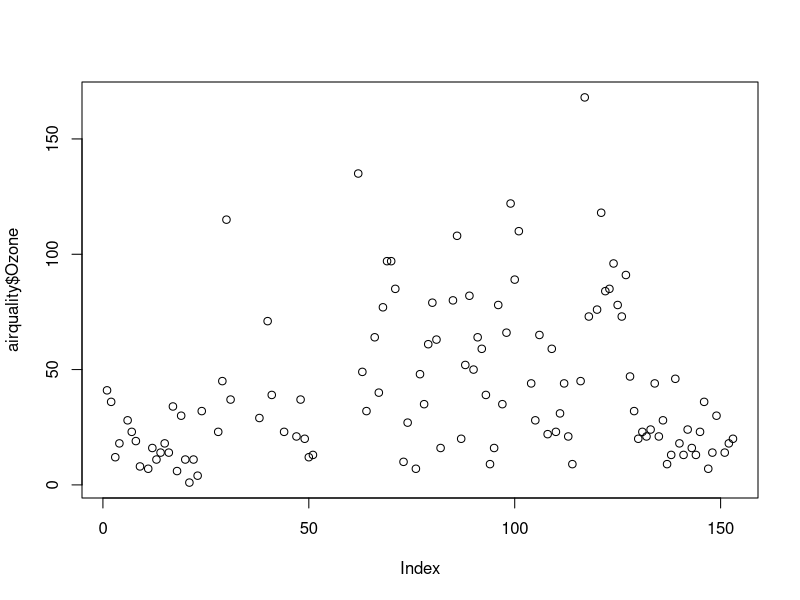
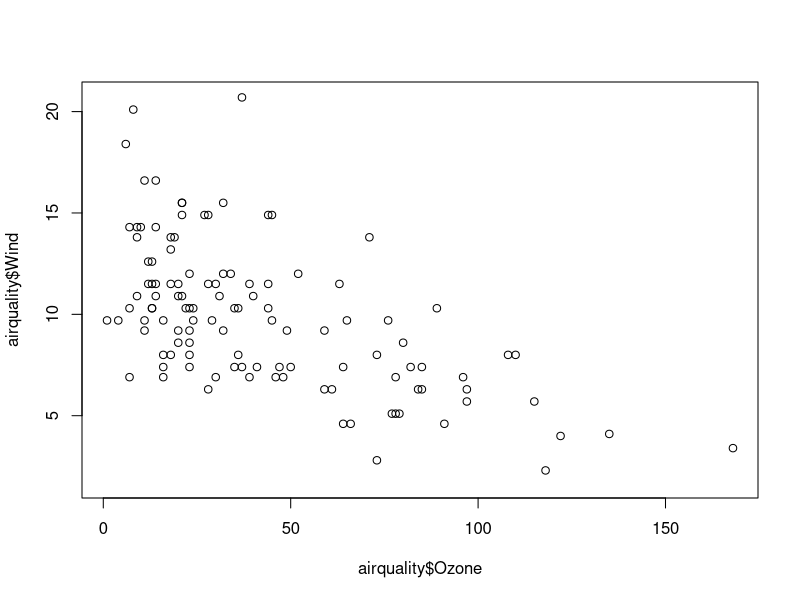
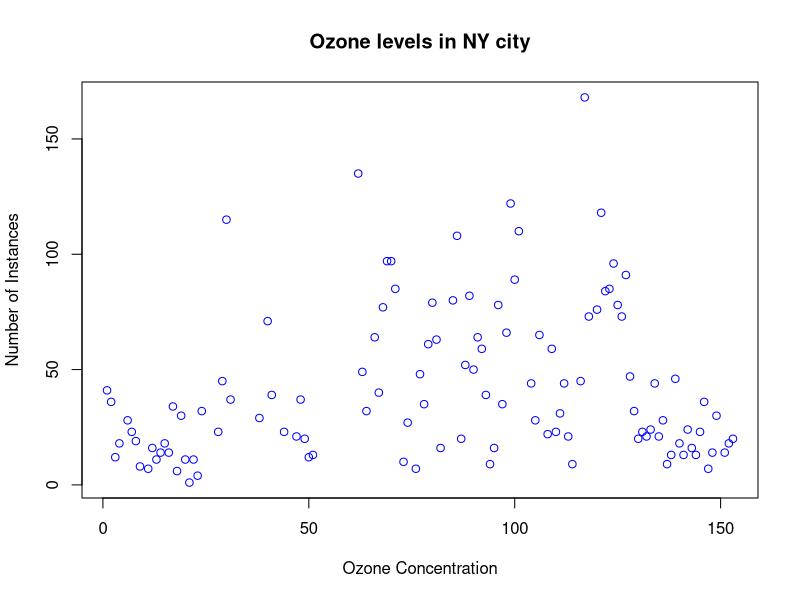
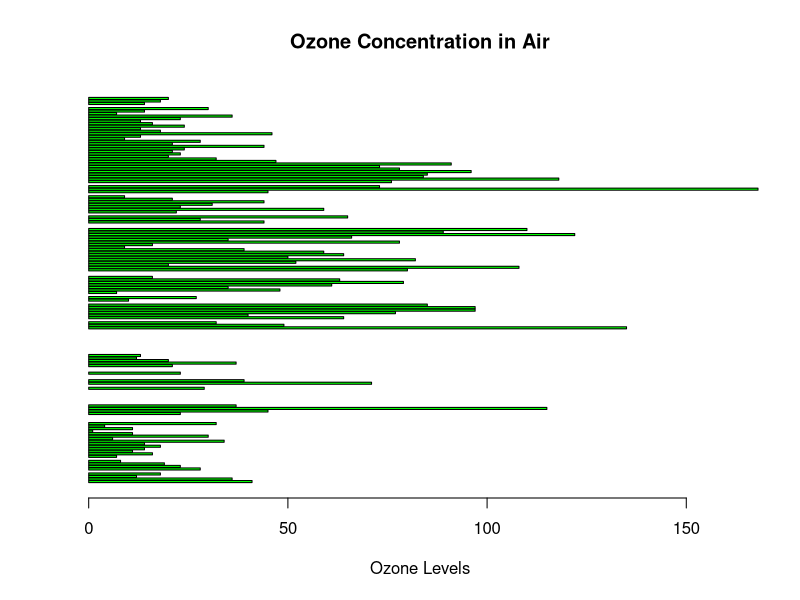
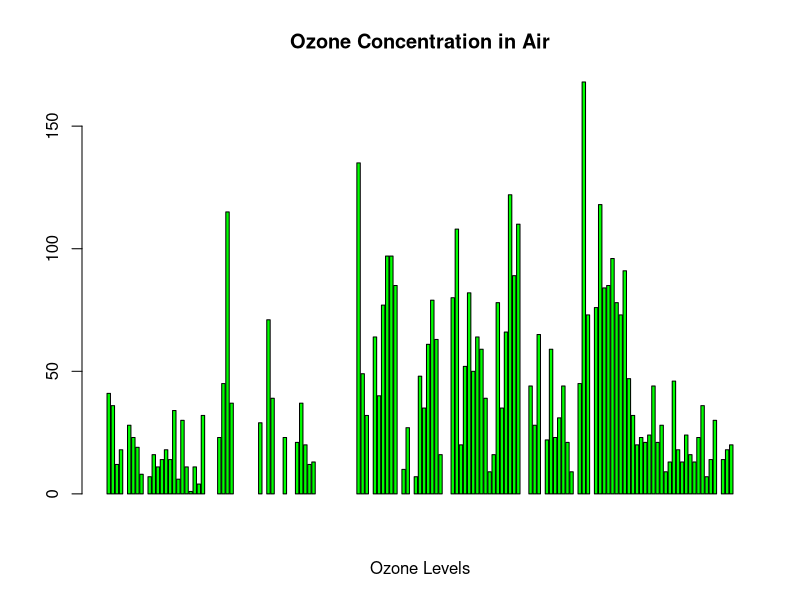
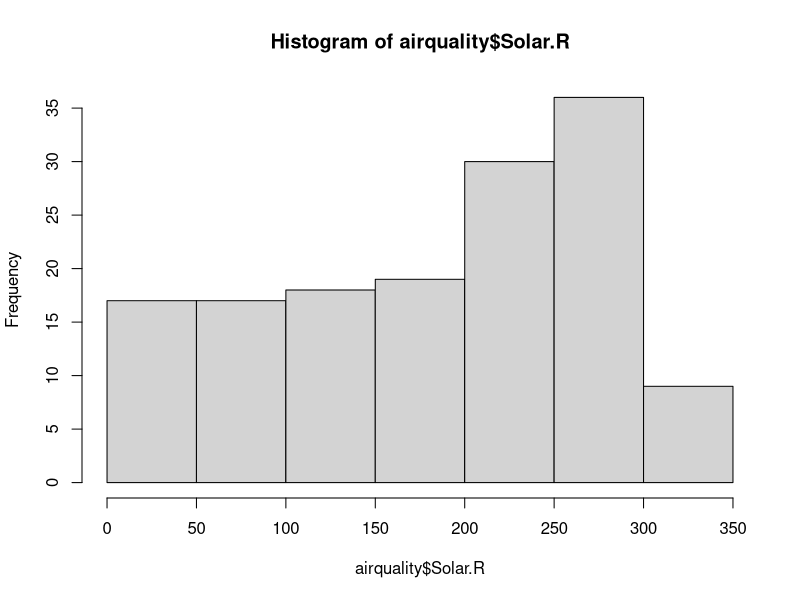
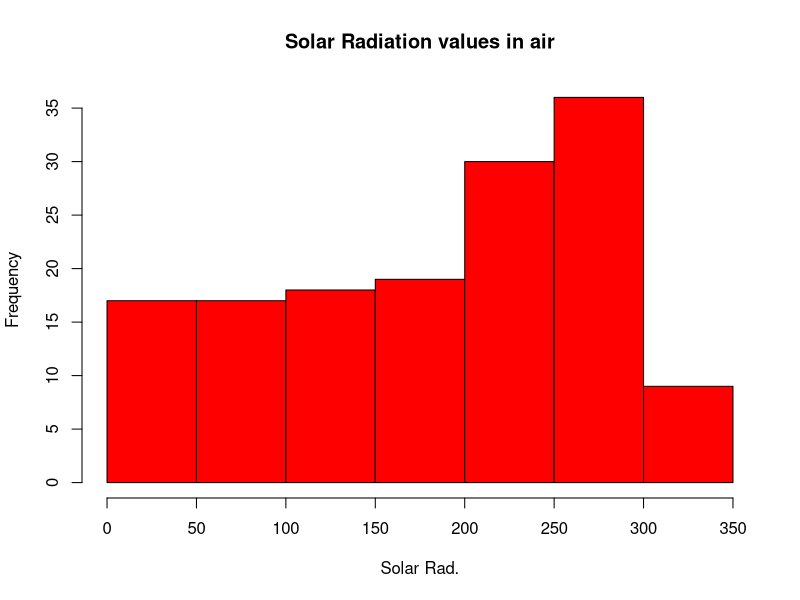
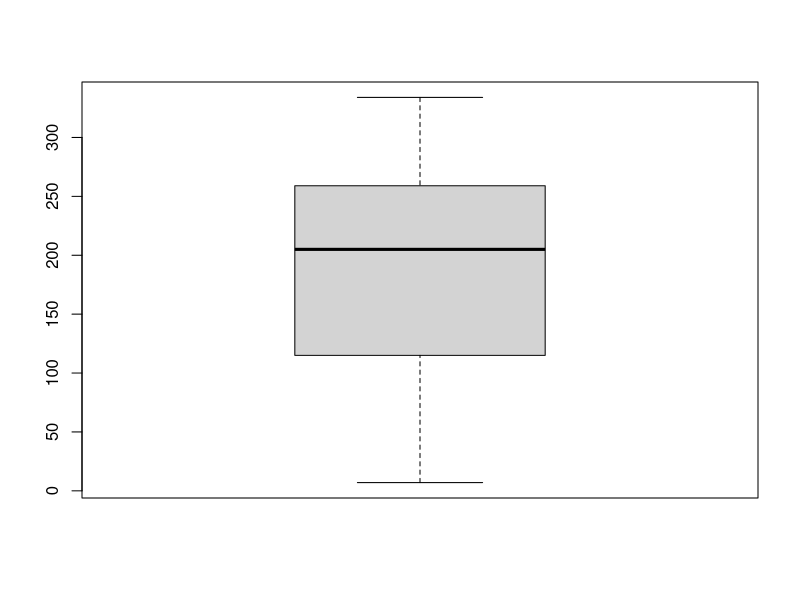

These figures' R source, in order:
# Jennifer Rink - R Code for Statistical Graphs using Data set "Airquality"

data("airquality")

# str() displays the internal structure of an R object and also gives a quick overview of the rows and columns of the dataset.
str(airquality)

# head(data, n) outputs the top n elements in the dataset and tail(data, n) outputs the bottom n elements in the dataset.
head(airquality, 3)
tail(airquality, 3)

# summary() displays descriptive statistics for every variable in the dataset.
summary(airquality)


# plot() is a generic function for plotting R objects
plot(airquality$Ozone)

plot(airquality$Ozone, airquality$Wind)
# This plot shows that Wind and Ozone have a somewhat negative correlation.

plot(airquality$Ozone, xlab= 'Ozone Concentration', ylab='Number of Instances', main='Ozone levels in NY city', col= 'blue')

# Horizontal Bar Plot
barplot(airquality$Ozone, main='Ozone Concentration in Air', xlab='Ozone Levels', col='green', horiz=TRUE)

# Vertical Bar Plot
barplot(airquality$Ozone, main='Ozone Concentration in Air', xlab='Ozone Levels', col='green', horiz=FALSE)

# Histogram
hist(airquality$Solar.R)

hist(airquality$Solar.R, main= 'Solar Radiation values in air', xlab='Solar Rad.', col= 'red')

# Boxplot
boxplot(airquality$Solar.R)

# Multiple Boxplots
boxplot(airquality[,0:4], main='Multiple Boxplots')


# ggplot2 : enables users to create sophisticated visualisations with little code.
install.packages("ggplot2")
library(ggplot2)

# Loading the dataset
attach(mtcars)




